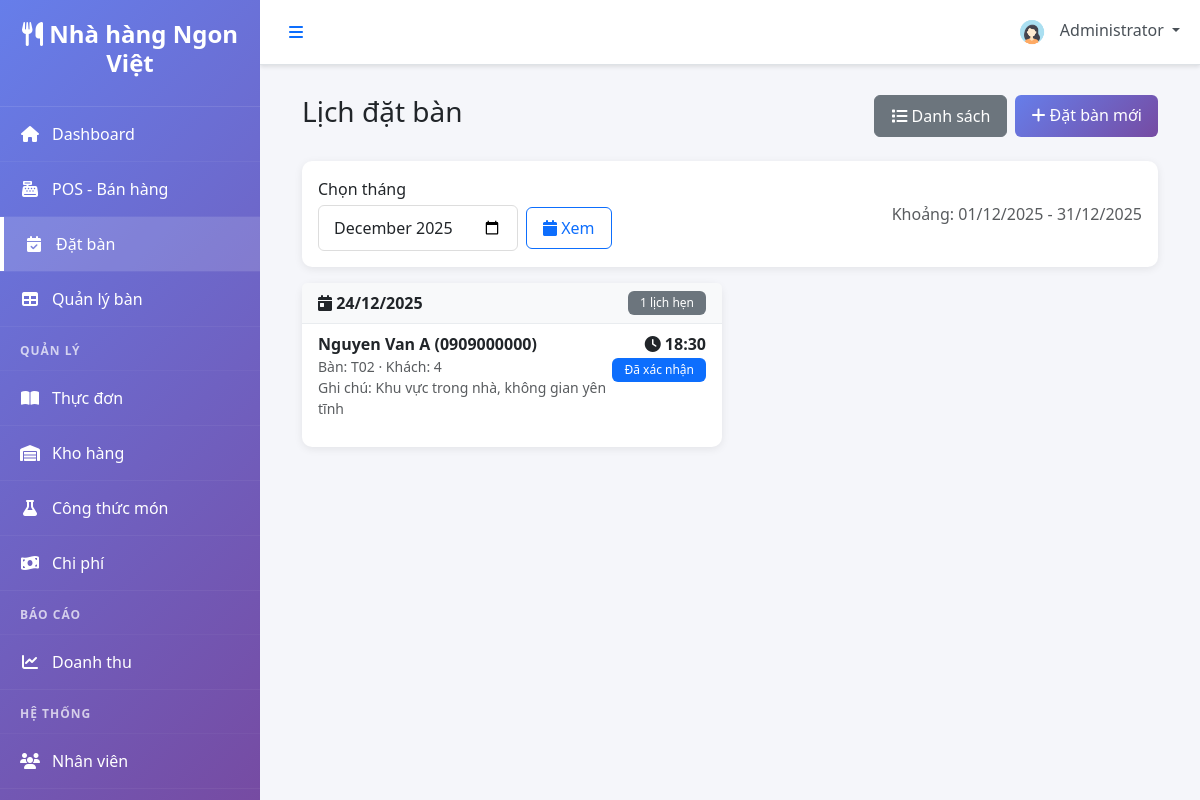
Page /modules/reservations/calendar.php (signed in) on the committed database.
### tables this page shows
CREATE TABLE `users` (
  `user_id` INT UNSIGNED NOT NULL AUTO_INCREMENT,
  `full_name` VARCHAR(120) NOT NULL,
  `email` VARCHAR(150) NOT NULL,
  `password_hash` VARCHAR(255) NOT NULL,
  `user_role` ENUM('admin','manager','waiter','chef','cashier','staff') NOT NULL DEFAULT 'staff',
  `phone` VARCHAR(30) DEFAULT NULL,
  `avatar` VARCHAR(255) DEFAULT NULL,
  `status` ENUM('active','inactive') NOT NULL DEFAULT 'active',
  `created_at` TIMESTAMP NOT NULL DEFAULT CURRENT_TIMESTAMP,
  `updated_at` TIMESTAMP NOT NULL DEFAULT CURRENT_TIMESTAMP ON UPDATE CURRENT_TIMESTAMP,
  PRIMARY KEY (`user_id`),
  UNIQUE KEY `uq_email` (`email`),
  KEY `idx_user_role_status` (`user_role`, `status`)
);

CREATE TABLE `reservations` (
  `reservation_id` BIGINT UNSIGNED NOT NULL AUTO_INCREMENT,
  `customer_name` VARCHAR(150) NOT NULL,
  `customer_phone` VARCHAR(20) NOT NULL,
  `customer_email` VARCHAR(150) DEFAULT NULL,
  `table_id` INT UNSIGNED NULL,
  `reservation_date` DATE NOT NULL,
  `reservation_time` TIME NOT NULL,
  `number_of_guests` INT NOT NULL DEFAULT 1 CHECK (`number_of_guests` >= 1),
  `special_requests` TEXT DEFAULT NULL,
  `status` ENUM('pending','confirmed','seated','cancelled','completed','no_show') NOT NULL DEFAULT 'pending',
  `created_by` INT UNSIGNED NULL,
  `cancelled_by` INT UNSIGNED NULL,
  `cancel_reason` VARCHAR(255) DEFAULT NULL,
  `created_at` TIMESTAMP NOT NULL DEFAULT CURRENT_TIMESTAMP,
  `updated_at` TIMESTAMP NOT NULL DEFAULT CURRENT_TIMESTAMP ON UPDATE CURRENT_TIMESTAMP,
  PRIMARY KEY (`reservation_id`),
  KEY `idx_res_table` (`table_id`),
  KEY `idx_res_date_time` (`reservation_date`, `reservation_time`),
  KEY `idx_res_status` (`status`),
  CONSTRAINT `fk_res_table` FOREIGN KEY (`table_id`) REFERENCES `restaurant_tables`(`table_id`) ON DELETE SET NULL,
  CONSTRAINT `fk_res_created_by` FOREIGN KEY (`created_by`) REFERENCES `users`(`user_id`) ON DELETE SET NULL,
  CONSTRAINT `fk_res_cancelled_by` FOREIGN KEY (`cancelled_by`) REFERENCES `users`(`user_id`) ON DELETE SET NULL
);

CREATE TABLE `restaurant_tables` (
  `table_id` INT UNSIGNED NOT NULL AUTO_INCREMENT,
  `table_number` VARCHAR(20) NOT NULL,
  `table_name` VARCHAR(100) DEFAULT NULL,
  `capacity` INT NOT NULL DEFAULT 4,
  `location` ENUM('indoor','outdoor','vip','balcony') NOT NULL DEFAULT 'indoor',
  `status` ENUM('available','occupied','reserved','maintenance','cleaning') NOT NULL DEFAULT 'available',
  `image` VARCHAR(255) DEFAULT NULL,
  `created_at` TIMESTAMP NOT NULL DEFAULT CURRENT_TIMESTAMP,
  `updated_at` TIMESTAMP NOT NULL DEFAULT CURRENT_TIMESTAMP ON UPDATE CURRENT_TIMESTAMP,
  PRIMARY KEY (`table_id`),
  UNIQUE KEY `uq_table_number` (`table_number`),
  KEY `idx_table_status` (`status`),
  KEY `idx_table_location` (`location`)
);

### includes/functions.php (called while the page is built, shortened)
<?php
function isLoggedIn() {
    return isset($_SESSION['user_id']) && ! empty($_SESSION['user_id']);
}
function getCurrentUser($db) {
    $query = "SELECT * FROM users WHERE user_id = :user_id";
    $stmt = $db->prepare($query);
    $stmt->bindParam(':user_id', $_SESSION['user_id']);
    $stmt->execute();
    return $stmt->fetch(PDO:: FETCH_ASSOC);
}
?>

### modules/reservations/calendar.php (the view, shortened to what this page needs)
<?php
include '../../includes/header.php';
$monthParam = isset($_GET['month']) ? $_GET['month'] : date('Y-m');
$startDate = $monthParam . '-01';
$endDate = date('Y-m-t', strtotime($startDate));
$query = "SELECT r.*, rt.table_number
          FROM reservations r
          LEFT JOIN restaurant_tables rt ON r.table_id = rt.table_id
          WHERE r.reservation_date BETWEEN :start AND :end
          ORDER BY r.reservation_date, r.reservation_time";
$stmt = $db->prepare($query);
$stmt->bindParam(':start', $startDate);
$stmt->bindParam(':end', $endDate);
$stmt->execute();
$reservations = $stmt->fetchAll(PDO::FETCH_ASSOC);
$byDate = [];
foreach ($reservations as $res) {
    $byDate[$res['reservation_date']][] = $res;
}
$statusClasses = [
    'pending' => 'warning',
    'confirmed' => 'primary',
    'completed' => 'success',
    'cancelled' => 'secondary',
    'no_show' => 'dark'
];
$statusText = [
    'pending' => 'Chờ xác nhận',
    'confirmed' => 'Đã xác nhận',
    'completed' => 'Hoàn thành',
    'cancelled' => 'Đã hủy',
    'no_show' => 'Không đến'
];
?>
<div class="container-fluid">
    <div class="d-flex justify-content-between align-items-center mb-4">
        <h1 class="h3">Lịch đặt bàn</h1>
        <div class="d-flex gap-2">
            <a href="list.php" class="btn btn-secondary"><i class="fas fa-list"></i> Danh sách</a>
            <a href="create.php" class="btn btn-primary"><i class="fas fa-plus"></i> Đặt bàn mới</a>
        </div>
    </div>
    <div class="card mb-3">
        <div class="card-body d-flex flex-wrap align-items-center gap-3">
            <div>
                <label class="form-label mb-1">Chọn tháng</label>
                <form method="get" class="d-flex align-items-center gap-2">
                    <input type="month" name="month" value="<?php echo htmlspecialchars($monthParam); ?>" class="form-control" style="width: 200px;">
                    <button class="btn btn-outline-primary" type="submit"><i class="fas fa-calendar"></i> Xem</button>
                </form>
            </div>
            <div class="ms-auto text-muted">
                Khoảng: <?php echo date('d/m/Y', strtotime($startDate)); ?> - <?php echo date('d/m/Y', strtotime($endDate)); ?>
            </div>
        </div>
    </div>
    <?php if (empty($byDate)): ?>
        <div class="alert alert-info text-center">
            <i class="fas fa-info-circle"></i> Không có đặt bàn nào trong tháng này.
        </div>
    <?php else: ?>
        <div class="row g-3">
            <?php foreach ($byDate as $date => $items): ?>
            <div class="col-lg-6">
                <div class="card h-100">
                    <div class="card-header bg-light d-flex justify-content-between align-items-center">
                        <strong><i class="fas fa-calendar-day"></i> <?php echo date('d/m/Y', strtotime($date)); ?></strong>
                        <span class="badge bg-secondary"><?php echo count($items); ?> lịch hẹn</span>
                    </div>
                    <div class="list-group list-group-flush">
                        <?php foreach ($items as $res): ?>
                        <?php
                            $cls = $statusClasses[$res['status']] ?? 'secondary';
                            $txt = $statusText[$res['status']] ?? ucfirst($res['status']);
                        ?>
                        <div class="list-group-item">
                            <div class="d-flex justify-content-between align-items-start">
                                <div>
                                    <div class="fw-semibold"><?php echo htmlspecialchars($res['customer_name']); ?> (<?php echo htmlspecialchars($res['customer_phone']); ?>)</div>
                                    <div class="text-muted small">
                                        Bàn: <?php echo $res['table_number'] ? htmlspecialchars($res['table_number']) : 'Chưa chọn'; ?> · Khách: <?php echo (int) $res['number_of_guests']; ?>
                                    </div>
                                    <div class="text-muted small">Ghi chú: <?php echo htmlspecialchars($res['special_requests'] ?: 'Không'); ?></div>
                                </div>
                                <div class="text-end">
                                    <div class="fw-semibold"><i class="fas fa-clock"></i> <?php echo htmlspecialchars(substr($res['reservation_time'], 0, 5)); ?></div>
                                    <span class="badge bg-<?php echo $cls; ?>"><?php echo $txt; ?></span>
                                </div>
                            </div>
                        </div>
                        <?php endforeach; ?>
                    </div>
                </div>
            </div>
            <?php endforeach; ?>
        </div>
    <?php endif; ?>
</div>
<?php include '../../includes/footer.php'; ?>

### includes/header.php (shortened to what this page needs)
<?php
$database = new Database();
$db = $database->getConnection();
$current_user = getCurrentUser($db);
?>
<!DOCTYPE html>
<html lang="vi">
<head>
    <link href="https://cdn.jsdelivr.net/npm/bootstrap@5.3.0/dist/css/bootstrap.min.css" rel="stylesheet">
    <link rel="stylesheet" href="https://cdnjs.cloudflare.com/ajax/libs/font-awesome/6.4.0/css/all.min.css">
    <link rel="stylesheet" href="<?php echo SITE_URL; ?>/assets/css/style.css">
    <link rel="stylesheet" href="<?php echo SITE_URL; ?>/assets/css/dashboard.css">
</head>
<body>
    <div class="wrapper">
        <?php include 'sidebar.php'; ?>
        <div class="main-content">
            <nav class="navbar navbar-expand-lg navbar-light bg-white border-bottom">
                <div class="container-fluid">
                    <button class="btn btn-link" id="sidebarToggle">
                        <i class="fas fa-bars"></i>
                    </button>
                    <div class="navbar-nav ms-auto">
                        <div class="nav-item dropdown">
                            <a class="nav-link dropdown-toggle" href="#" id="userDropdown" role="button" data-bs-toggle="dropdown">
                                <img src="<?php echo SITE_URL; ?>/assets/images/default-avatar.png" alt="Avatar" class="rounded-circle" width="32" height="32">
                                <span class="ms-2"><?php echo htmlspecialchars($current_user['full_name']); ?></span>
                            </a>
                        </div>
                    </div>
                </div>
            </nav>
            <div class="content-wrapper">

### assets/css/style.css (style rules this page uses)
:root { --primary-color: #667eea; --secondary-color: #764ba2; --success-color: #28a745; --danger-color: #dc3545; --warning-color: #ffc107; --info-color: #17a2b8; --dark-color: #343a40; --light-color: #f8f9fa; --sidebar-width: 260px; }
* { margin: 0; padding: 0; box-sizing: border-box; }
body { font-family: 'Segoe UI', Tahoma, Geneva, Verdana, sans-serif; background-color: #f5f6fa; }
.wrapper { display: flex; min-height: 100vh; }
.main-content { flex: 1; margin-left: var(--sidebar-width); transition: margin-left 0.3s ease-in-out; min-height: 100vh; }
.content-wrapper { padding: 30px; }
.navbar { box-shadow: 0 2px 4px rgba(0,0,0,0.1); }
.navbar .nav-link { color: #495057; position: relative; }
.card { border: none; box-shadow: 0 2px 8px rgba(0,0,0,0.08); margin-bottom: 20px; border-radius: 10px; transition: all 0.3s; }
.card-header { background: white; border-bottom: 1px solid #e9ecef; font-weight: 600; }
.btn { border-radius: 6px; padding: 8px 16px; font-weight: 500; transition: all 0.3s; }
.btn-primary { background: linear-gradient(135deg, var(--primary-color) 0%, var(--secondary-color) 100%); border: none; }
.badge { padding: 6px 12px; font-weight: 500; border-radius: 6px; }
.form-control, .form-select { border-radius: 6px; border: 1px solid #ddd; padding: 10px 15px; }

### rows in the picture
users: full_name "Administrator"
reservations: customer_name "Nguyen Van A", customer_phone "0909000000", table.table_number "T02", number_of_guests "4", special_requests "Khu vực trong nhà, không gian yên tĩnh", reservation_time "18:30", status "Đã xác nhận"

### other values in the picture
SITE_TITLE "Nhà hàng Ngon Việt"
date('d/m/Y', strtotime($startDate)) "01/12/2025"
date('d/m/Y', strtotime($endDate)) "31/12/2025"
date('d/m/Y', strtotime($date)) "24/12/2025"
count($items) "1"
